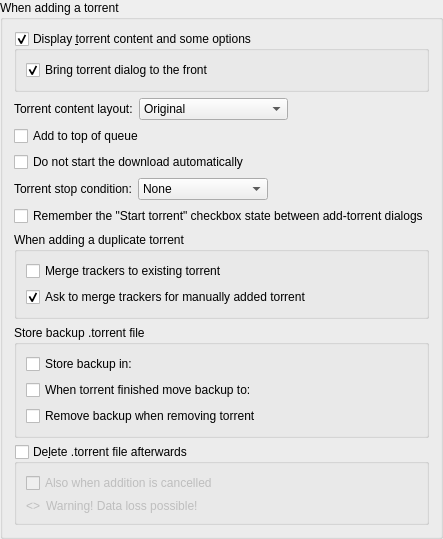
             <widget class="QGroupBox" name="torrentAdditionBox">
              <property name="title">
               <string>When adding a torrent</string>
              </property>
              <layout class="QVBoxLayout" name="torrentAdditionBoxLayout">
               <item>
                <widget class="QGroupBox" name="checkAdditionDialog">
                 <property name="title">
                  <string>Display &amp;torrent content and some options</string>
                 </property>
                 <property name="checkable">
                  <bool>true</bool>
                 </property>
                 <layout class="QVBoxLayout" name="verticalLayout_18">
                  <item>
                   <widget class="QCheckBox" name="checkAdditionDialogFront">
                    <property name="text">
                     <string>Bring torrent dialog to the front</string>
                    </property>
                    <property name="checked">
                     <bool>true</bool>
                    </property>
                   </widget>
                  </item>
                 </layout>
                </widget>
               </item>
               <item>
                <layout class="QHBoxLayout" name="horizontalLayout_19">
                 <item>
                  <widget class="QLabel" name="contentLayoutLabel">
                   <property name="text">
                    <string>Torrent content layout:</string>
                   </property>
                  </widget>
                 </item>
                 <item>
                  <widget class="QComboBox" name="contentLayoutComboBox">
                   <property name="currentIndex">
                    <number>0</number>
                   </property>
                   <item>
                    <property name="text">
                     <string>Original</string>
                    </property>
                   </item>
                   <item>
                    <property name="text">
                     <string>Create subfolder</string>
                    </property>
                   </item>
                   <item>
                    <property name="text">
                     <string>Don't create subfolder</string>
                    </property>
                   </item>
                  </widget>
                 </item>
                 <item>
                  <spacer name="horizontalSpacer_20">
                   <property name="orientation">
                    <enum>Qt::Orientation::Horizontal</enum>
                   </property>
                   <property name="sizeHint" stdset="0">
                    <size>
                     <width>40</width>
                     <height>20</height>
                    </size>
                   </property>
                  </spacer>
                 </item>
                </layout>
               </item>
               <item>
                <widget class="QCheckBox" name="checkAddToQueueTop">
                 <property name="toolTip">
                  <string>The torrent will be added to the top of the download queue</string>
                 </property>
                 <property name="text">
                  <string extracomment="The torrent will be added to the top of the download queue">Add to top of queue</string>
                 </property>
                </widget>
               </item>
               <item>
                <widget class="QCheckBox" name="checkAddStopped">
                 <property name="toolTip">
                  <string>The torrent will be added to download list in a stopped state</string>
                 </property>
                 <property name="text">
                  <string extracomment="The torrent will be added to download list in a stopped state">Do not start the download automatically</string>
                 </property>
                </widget>
               </item>
               <item>
                <layout class="QHBoxLayout" name="stopConditionLayout">
                 <item>
                  <widget class="QLabel" name="stopConditionLabel">
                   <property name="text">
                    <string>Torrent stop condition:</string>
                   </property>
                  </widget>
                 </item>
                 <item>
                  <widget class="QComboBox" name="stopConditionComboBox">
                   <property name="currentIndex">
                    <number>0</number>
                   </property>
                   <item>
                    <property name="text">
                     <string>None</string>
                    </property>
                   </item>
                   <item>
                    <property name="text">
                     <string>Metadata received</string>
                    </property>
                   </item>
                   <item>
                    <property name="text">
                     <string>Files checked</string>
                    </property>
                   </item>
                  </widget>
                 </item>
                 <item>
                  <spacer name="stopConditionSpacer">
                   <property name="orientation">
                    <enum>Qt::Orientation::Horizontal</enum>
                   </property>
                   <property name="sizeHint" stdset="0">
                    <size>
                     <width>40</width>
                     <height>20</height>
                    </size>
                   </property>
                  </spacer>
                 </item>
                </layout>
               </item>
               <item>
                <widget class="QCheckBox" name="checkPersistStartTorrent">
                 <property name="toolTip">
                  <string>Keeps the "Start torrent" checkbox at its last-used value in the add-torrent dialog between dialogs, instead of resetting it from the global default every time</string>
                 </property>
                 <property name="text">
                  <string extracomment="Remembers the Start torrent checkbox state between add-torrent dialogs">Remember the "Start torrent" checkbox state between add-torrent dialogs</string>
                 </property>
                </widget>
               </item>
               <item>
                <widget class="QGroupBox" name="duplicateTorrentGroup">
                 <property name="title">
                  <string>When adding a duplicate torrent</string>
                 </property>
                 <layout class="QVBoxLayout" name="duplicateTorrentBoxLayout">
                  <item>
                   <widget class="QCheckBox" name="checkMergeTrackers">
                    <property name="text">
                     <string>Merge trackers to existing torrent</string>
                    </property>
                    <property name="checked">
                     <bool>false</bool>
                    </property>
                   </widget>
                  </item>
                  <item>
                   <widget class="QCheckBox" name="checkConfirmMergeTrackers">
                    <property name="text">
                     <string>Ask to merge trackers for manually added torrent</string>
                    </property>
                    <property name="checked">
                     <bool>true</bool>
                    </property>
                   </widget>
                  </item>
                 </layout>
                </widget>
               </item>
               <item>
                <widget class="QGroupBox" name="backupTorrentFileGroupBox">
                 <property name="title">
                  <string>Store backup .torrent file</string>
                 </property>
                 <layout class="QGridLayout" name="backupTorrentFileLayout">
                  <item row="0" column="0">
                   <widget class="QCheckBox" name="backupDirCheckBox">
                    <property name="text">
                     <string>Store backup in:</string>
                    </property>
                   </widget>
                  </item>
                  <item row="0" column="1">
                   <widget class="FileSystemPathLineEdit" name="backupDirPathEdit" native="true"/>
                  </item>
                  <item row="1" column="0">
                   <widget class="QCheckBox" name="finishedBackupDirCheckBox">
                    <property name="text">
                     <string>When torrent finished move backup to:</string>
                    </property>
                   </widget>
                  </item>
                  <item row="1" column="1">
                   <widget class="FileSystemPathLineEdit" name="finishedBackupDirPathEdit" native="true"/>
                  </item>
                  <item row="2" column="0" colspan="2">
                   <widget class="QCheckBox" name="removeBackupTorrentFileCheckBox">
                    <property name="text">
                     <string>Remove backup when removing torrent</string>
                    </property>
                   </widget>
                  </item>
                 </layout>
                </widget>
               </item>
               <item>
                <widget class="QGroupBox" name="deleteTorrentBox">
                 <property name="toolTip">
                  <string>Whether the .torrent file should be deleted after adding it</string>
                 </property>
                 <property name="title">
                  <string>De&amp;lete .torrent file afterwards </string>
                 </property>
                 <property name="checkable">
                  <bool>true</bool>
                 </property>
                 <property name="checked">
                  <bool>false</bool>
                 </property>
                 <layout class="QVBoxLayout" name="deleteTorrentBoxLayout">
                  <item>
                   <widget class="QCheckBox" name="deleteCancelledTorrentBox">
                    <property name="toolTip">
                     <string>Also delete .torrent files whose addition was cancelled</string>
                    </property>
                    <property name="text">
                     <string>Also when addition is cancelled</string>
                    </property>
                   </widget>
                  </item>
                  <item>
                   <layout class="QHBoxLayout" name="deleteTorrentWarningLayout">
                    <item>
                     <widget class="QLabel" name="deleteTorrentWarningIcon">
                      <property name="sizePolicy">
                       <sizepolicy hsizetype="Fixed" vsizetype="Preferred">
                        <horstretch>0</horstretch>
                        <verstretch>0</verstretch>
                       </sizepolicy>
                      </property>
                      <property name="text">
                       <string notr="true">&lt;&gt;</string>
                      </property>
                     </widget>
                    </item>
                    <item>
                     <widget class="QLabel" name="deleteTorrentWarningLabel">
                      <property name="text">
                       <string>Warning! Data loss possible!</string>
                      </property>
                     </widget>
                    </item>
                   </layout>
                  </item>
                 </layout>
                </widget>
               </item>
              </layout>
             </widget>
